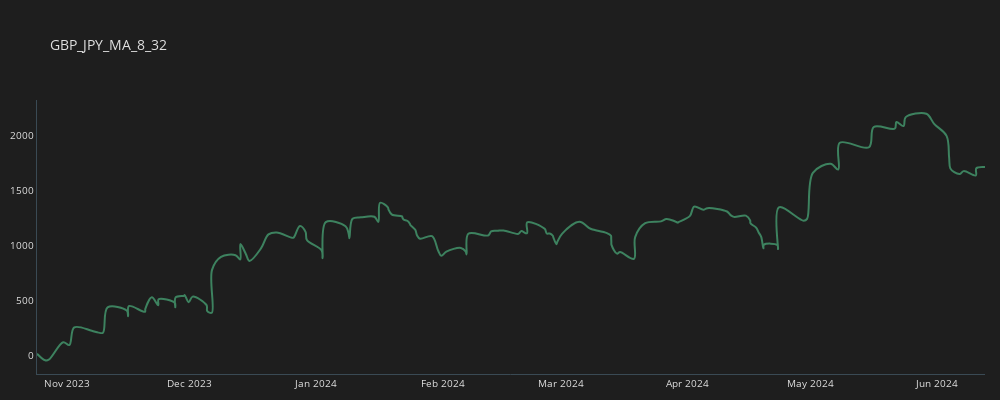
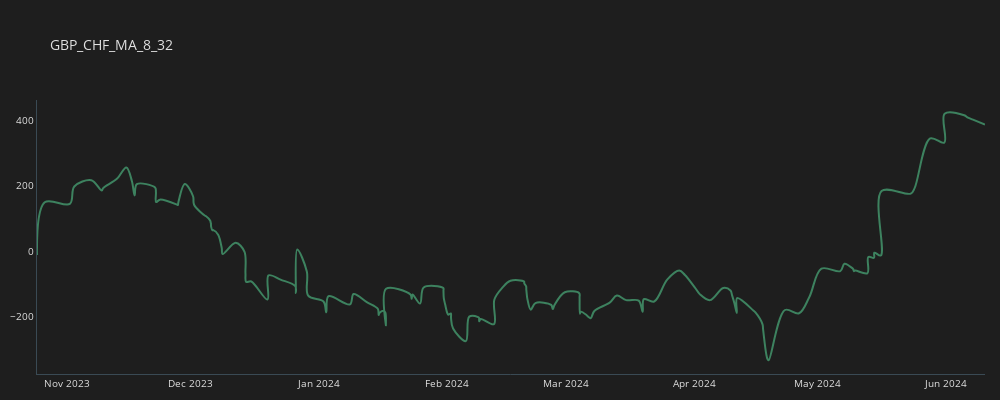
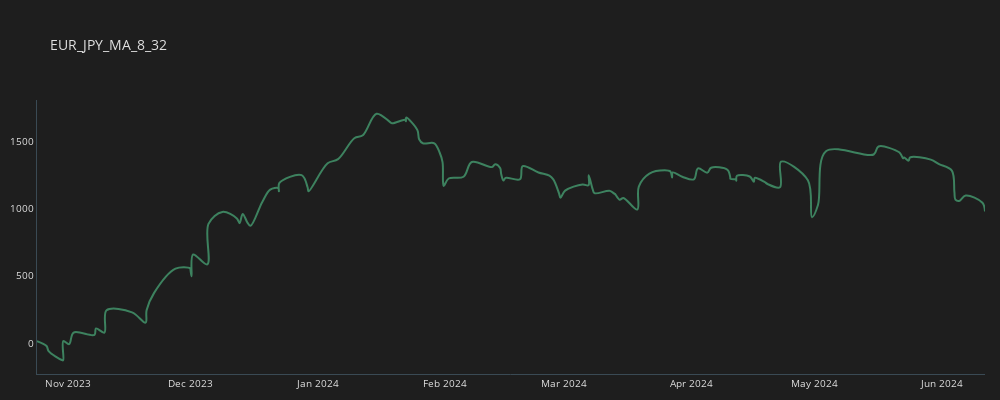
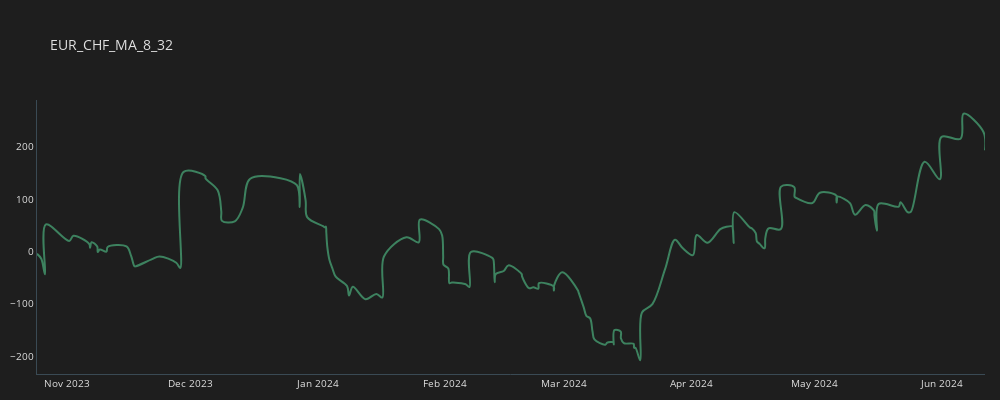

Notebook cell for these charts, in order:
### Code cell
c = 'MA_8_32'

for p in our_pairs:
    temp_df = all_trades[(all_trades.CROSS==c) & (all_trades.PAIR==p)].copy()
    temp_df['CUM_GAIN'] = temp_df.GAIN.cumsum()
    plot_line(temp_df, p+"_"+c)

### Figure 1 — Plotly figure (JSON) as saved in the notebook; plotly's stock layout.template omitted (floating-point values rounded to 4 significant figures; data arrays with more than 128 entries replaced by an {"elided": "..."} marker saying what was removed)
{"data": [{"line": {"color": "#3d825f", "shape": "spline", "width": 2}, "mode": "lines", "name": "GBP_JPY_MA_8_32", "type": "scatter", "x": {"elided": "151 str values"}, "y": {"elided": "151 float values"}}], "layout": {"font": {"color": "#e1e1e1", "size": 10}, "height": 400, "margin": {"b": 10, "l": 15, "r": 15}, "paper_bgcolor": "#1e1e1e", "plot_bgcolor": "#1e1e1e", "title": {"text": "GBP_JPY_MA_8_32"}, "width": 1000, "xaxis": {"linecolor": "#3a4a54", "linewidth": 1, "showgrid": false, "zeroline": false}, "yaxis": {"linecolor": "#3a4a54", "linewidth": 1, "showgrid": false, "zeroline": false}}}

### Figure 2 — Plotly figure (JSON) as saved in the notebook; plotly's stock layout.template omitted (floating-point values rounded to 4 significant figures; data arrays with more than 128 entries replaced by an {"elided": "..."} marker saying what was removed)
{"data": [{"line": {"color": "#3d825f", "shape": "spline", "width": 2}, "mode": "lines", "name": "GBP_CHF_MA_8_32", "type": "scatter", "x": {"elided": "155 str values"}, "y": {"elided": "155 float values"}}], "layout": {"font": {"color": "#e1e1e1", "size": 10}, "height": 400, "margin": {"b": 10, "l": 15, "r": 15}, "paper_bgcolor": "#1e1e1e", "plot_bgcolor": "#1e1e1e", "title": {"text": "GBP_CHF_MA_8_32"}, "width": 1000, "xaxis": {"linecolor": "#3a4a54", "linewidth": 1, "showgrid": false, "zeroline": false}, "yaxis": {"linecolor": "#3a4a54", "linewidth": 1, "showgrid": false, "zeroline": false}}}

### Figure 3 — Plotly figure (JSON) as saved in the notebook; plotly's stock layout.template omitted (floating-point values rounded to 4 significant figures; data arrays with more than 128 entries replaced by an {"elided": "..."} marker saying what was removed)
{"data": [{"line": {"color": "#3d825f", "shape": "spline", "width": 2}, "mode": "lines", "name": "EUR_JPY_MA_8_32", "type": "scatter", "x": {"elided": "129 str values"}, "y": {"elided": "129 float values"}}], "layout": {"font": {"color": "#e1e1e1", "size": 10}, "height": 400, "margin": {"b": 10, "l": 15, "r": 15}, "paper_bgcolor": "#1e1e1e", "plot_bgcolor": "#1e1e1e", "title": {"text": "EUR_JPY_MA_8_32"}, "width": 1000, "xaxis": {"linecolor": "#3a4a54", "linewidth": 1, "showgrid": false, "zeroline": false}, "yaxis": {"linecolor": "#3a4a54", "linewidth": 1, "showgrid": false, "zeroline": false}}}

### Figure 4 — Plotly figure (JSON) as saved in the notebook; plotly's stock layout.template omitted (floating-point values rounded to 4 significant figures; data arrays with more than 128 entries replaced by an {"elided": "..."} marker saying what was removed)
{"data": [{"line": {"color": "#3d825f", "shape": "spline", "width": 2}, "mode": "lines", "name": "EUR_CHF_MA_8_32", "type": "scatter", "x": {"elided": "157 str values"}, "y": {"elided": "157 float values"}}], "layout": {"font": {"color": "#e1e1e1", "size": 10}, "height": 400, "margin": {"b": 10, "l": 15, "r": 15}, "paper_bgcolor": "#1e1e1e", "plot_bgcolor": "#1e1e1e", "title": {"text": "EUR_CHF_MA_8_32"}, "width": 1000, "xaxis": {"linecolor": "#3a4a54", "linewidth": 1, "showgrid": false, "zeroline": false}, "yaxis": {"linecolor": "#3a4a54", "linewidth": 1, "showgrid": false, "zeroline": false}}}
